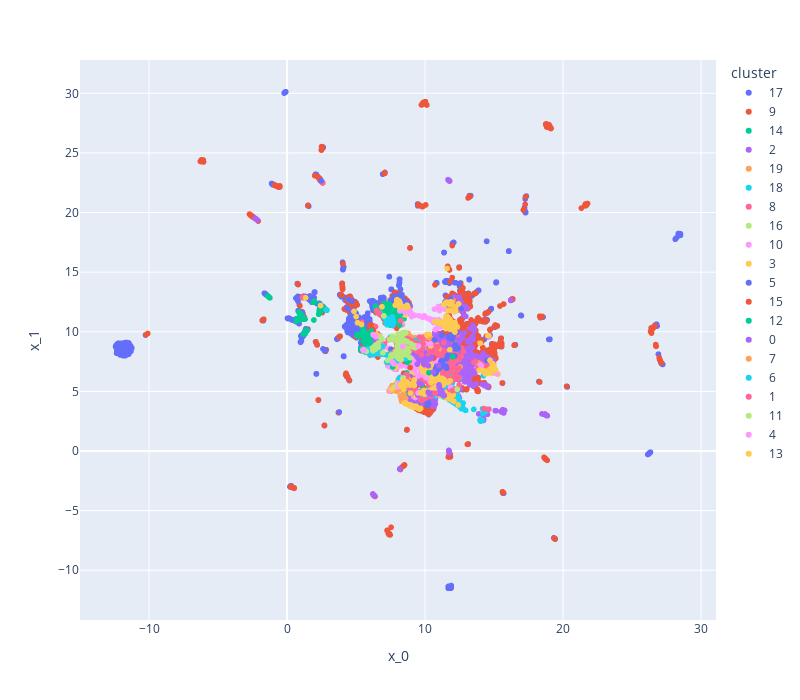

Notebook code for this chart:
### Code cell
from src.tools.vis_utils import plot_clusters
embedding = reduce_umap(hex_agg_tfidf, n_components=2, n_neighbors=30, metric="euclidean")[0]
embedding["cluster"] = y_df["cluster"]
plot_clusters(embedding)

### Figure 1 — Plotly figure (JSON) as saved in the notebook; plotly's stock layout.template omitted (floating-point values rounded to 4 significant figures; data arrays with more than 128 entries replaced by an {"elided": "..."} marker saying what was removed)
{"data": [{"hovertemplate": "cluster=17<br>x_0=%{x}<br>x_1=%{y}<extra></extra>", "legendgroup": "17", "marker": {"color": "#636efa", "symbol": "circle"}, "mode": "markers", "name": "17", "showlegend": true, "type": "scattergl", "x": {"elided": "3478 float values"}, "xaxis": "x", "y": {"elided": "3478 float values"}, "yaxis": "y"}, {"hovertemplate": "cluster=9<br>x_0=%{x}<br>x_1=%{y}<extra></extra>", "legendgroup": "9", "marker": {"color": "#EF553B", "symbol": "circle"}, "mode": "markers", "name": "9", "showlegend": true, "type": "scattergl", "x": {"elided": "3487 float values"}, "xaxis": "x", "y": {"elided": "3487 float values"}, "yaxis": "y"}, {"hovertemplate": "cluster=14<br>x_0=%{x}<br>x_1=%{y}<extra></extra>", "legendgroup": "14", "marker": {"color": "#00cc96", "symbol": "circle"}, "mode": "markers", "name": "14", "showlegend": true, "type": "scattergl", "x": {"elided": "269 float values"}, "xaxis": "x", "y": {"elided": "269 float values"}, "yaxis": "y"}, {"hovertemplate": "cluster=2<br>x_0=%{x}<br>x_1=%{y}<extra></extra>", "legendgroup": "2", "marker": {"color": "#ab63fa", "symbol": "circle"}, "mode": "markers", "name": "2", "showlegend": true, "type": "scattergl", "x": {"elided": "2051 float values"}, "xaxis": "x", "y": {"elided": "2051 float values"}, "yaxis": "y"}, {"hovertemplate": "cluster=19<br>x_0=%{x}<br>x_1=%{y}<extra></extra>", "legendgroup": "19", "marker": {"color": "#FFA15A", "symbol": "circle"}, "mode": "markers", "name": "19", "showlegend": true, "type": "scattergl", "x": {"elided": "416 float values"}, "xaxis": "x", "y": {"elided": "416 float values"}, "yaxis": "y"}, {"hovertemplate": "cluster=18<br>x_0=%{x}<br>x_1=%{y}<extra></extra>", "legendgroup": "18", "marker": {"color": "#19d3f3", "symbol": "circle"}, "mode": "markers", "name": "18", "showlegend": true, "type": "scattergl", "x": {"elided": "586 float values"}, "xaxis": "x", "y": {"elided": "586 float values"}, "yaxis": "y"}, {"hovertemplate": "cluster=8<br>x_0=%{x}<br>x_1=%{y}<extra></extra>", "legendgroup": "8", "marker": {"color": "#FF6692", "symbol": "circle"}, "mode": "markers", "name": "8", "showlegend": true, "type": "scattergl", "x": {"elided": "959 float values"}, "xaxis": "x", "y": {"elided": "959 float values"}, "yaxis": "y"}, {"hovertemplate": "cluster=16<br>x_0=%{x}<br>x_1=%{y}<extra></extra>", "legendgroup": "16", "marker": {"color": "#B6E880", "symbol": "circle"}, "mode": "markers", "name": "16", "showlegend": true, "type": "scattergl", "x": {"elided": "186 float values"}, "xaxis": "x", "y": {"elided": "186 float values"}, "yaxis": "y"}, {"hovertemplate": "cluster=10<br>x_0=%{x}<br>x_1=%{y}<extra></extra>", "legendgroup": "10", "marker": {"color": "#FF97FF", "symbol": "circle"}, "mode": "markers", "name": "10", "showlegend": true, "type": "scattergl", "x": {"elided": "430 float values"}, "xaxis": "x", "y": {"elided": "430 float values"}, "yaxis": "y"}, {"hovertemplate": "cluster=3<br>x_0=%{x}<br>x_1=%{y}<extra></extra>", "legendgroup": "3", "marker": {"color": "#FECB52", "symbol": "circle"}, "mode": "markers", "name": "3", "showlegend": true, "type": "scattergl", "x": {"elided": "446 float values"}, "xaxis": "x", "y": {"elided": "446 float values"}, "yaxis": "y"}, {"hovertemplate": "cluster=5<br>x_0=%{x}<br>x_1=%{y}<extra></extra>", "legendgroup": "5", "marker": {"color": "#636efa", "symbol": "circle"}, "mode": "markers", "name": "5", "showlegend": true, "type": "scattergl", "x": {"elided": "1465 float values"}, "xaxis": "x", "y": {"elided": "1465 float values"}, "yaxis": "y"}, {"hovertemplate": "cluster=15<br>x_0=%{x}<br>x_1=%{y}<extra></extra>", "legendgroup": "15", "marker": {"color": "#EF553B", "symbol": "circle"}, "mode": "markers", "name": "15", "showlegend": true, "type": "scattergl", "x": {"elided": "416 float values"}, "xaxis": "x", "y": {"elided": "416 float values"}, "yaxis": "y"}, {"hovertemplate": "cluster=12<br>x_0=%{x}<br>x_1=%{y}<extra></extra>", "legendgroup": "12", "marker": {"color": "#00cc96", "symbol": "circle"}, "mode": "markers", "name": "12", "showlegend": true, "type": "scattergl", "x": {"elided": "536 float values"}, "xaxis": "x", "y": {"elided": "536 float values"}, "yaxis": "y"}, {"hovertemplate": "cluster=0<br>x_0=%{x}<br>x_1=%{y}<extra></extra>", "legendgroup": "0", "marker": {"color": "#ab63fa", "symbol": "circle"}, "mode": "markers", "name": "0", "showlegend": true, "type": "scattergl", "x": {"elided": "143 float values"}, "xaxis": "x", "y": {"elided": "143 float values"}, "yaxis": "y"}, {"hovertemplate": "cluster=7<br>x_0=%{x}<br>x_1=%{y}<extra></extra>", "legendgroup": "7", "marker": {"color": "#FFA15A", "symbol": "circle"}, "mode": "markers", "name": "7", "showlegend": true, "type": "scattergl", "x": {"elided": "138 float values"}, "xaxis": "x", "y": {"elided": "138 float values"}, "yaxis": "y"}, {"hovertemplate": "cluster=6<br>x_0=%{x}<br>x_1=%{y}<extra></extra>", "legendgroup": "6", "marker": {"color": "#19d3f3", "symbol": "circle"}, "mode": "markers", "name": "6", "showlegend": true, "type": "scattergl", "x": {"elided": "191 float values"}, "xaxis": "x", "y": {"elided": "191 float values"}, "yaxis": "y"}, {"hovertemplate": "cluster=1<br>x_0=%{x}<br>x_1=%{y}<extra></extra>", "legendgroup": "1", "marker": {"color": "#FF6692", "symbol": "circle"}, "mode": "markers", "name": "1", "showlegend": true, "type": "scattergl", "x": {"elided": "253 float values"}, "xaxis": "x", "y": {"elided": "253 float values"}, "yaxis": "y"}, {"hovertemplate": "cluster=11<br>x_0=%{x}<br>x_1=%{y}<extra></extra>", "legendgroup": "11", "marker": {"color": "#B6E880", "symbol": "circle"}, "mode": "markers", "name": "11", "showlegend": true, "type": "scattergl", "x": {"elided": "163 float values"}, "xaxis": "x", "y": {"elided": "163 float values"}, "yaxis": "y"}, {"hovertemplate": "cluster=4<br>x_0=%{x}<br>x_1=%{y}<extra></extra>", "legendgroup": "4", "marker": {"color": "#FF97FF", "symbol": "circle"}, "mode": "markers", "name": "4", "showlegend": true, "type": "scattergl", "x": {"elided": "183 float values"}, "xaxis": "x", "y": {"elided": "183 float values"}, "yaxis": "y"}, {"hovertemplate": "cluster=13<br>x_0=%{x}<br>x_1=%{y}<extra></extra>", "legendgroup": "13", "marker": {"color": "#FECB52", "symbol": "circle"}, "mode": "markers", "name": "13", "showlegend": true, "type": "scattergl", "x": {"elided": "298 float values"}, "xaxis": "x", "y": {"elided": "298 float values"}, "yaxis": "y"}], "layout": {"height": 700, "legend": {"title": {"text": "cluster"}, "tracegroupgap": 0}, "margin": {"t": 60}, "width": 800, "xaxis": {"anchor": "y", "domain": [0, 1], "title": {"text": "x_0"}}, "yaxis": {"anchor": "x", "domain": [0, 1], "title": {"text": "x_1"}}}}
